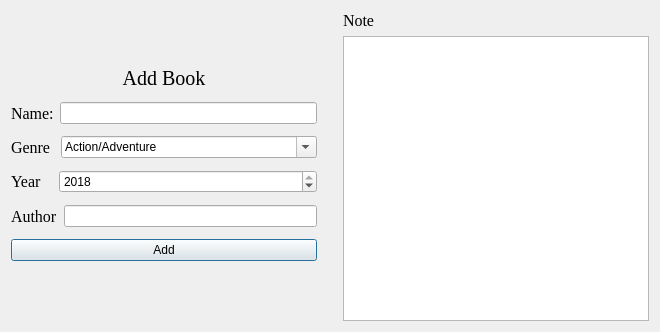
<?xml version="1.0" encoding="UTF-8"?>
<ui version="4.0">
 <class>addBook</class>
 <widget class="QDialog" name="addBook">
  <property name="windowModality">
   <enum>Qt::WindowModal</enum>
  </property>
  <property name="geometry">
   <rect>
    <x>0</x>
    <y>0</y>
    <width>660</width>
    <height>332</height>
   </rect>
  </property>
  <property name="windowTitle">
   <string>Add Book</string>
  </property>
  <layout class="QGridLayout" name="gridLayout_2">
   <item row="0" column="0">
    <layout class="QGridLayout" name="gridLayout">
     <item row="0" column="0">
      <layout class="QVBoxLayout" name="verticalLayout">
       <property name="topMargin">
        <number>50</number>
       </property>
       <property name="bottomMargin">
        <number>50</number>
       </property>
       <item>
        <widget class="QLabel" name="label_Add">
         <property name="sizePolicy">
          <sizepolicy hsizetype="Preferred" vsizetype="Fixed">
           <horstretch>0</horstretch>
           <verstretch>0</verstretch>
          </sizepolicy>
         </property>
         <property name="font">
          <font>
           <family>Times New Roman</family>
           <pointsize>15</pointsize>
           <italic>false</italic>
           <strikeout>false</strikeout>
          </font>
         </property>
         <property name="text">
          <string>Add Book</string>
         </property>
         <property name="alignment">
          <set>Qt::AlignCenter</set>
         </property>
        </widget>
       </item>
       <item>
        <layout class="QHBoxLayout" name="nameLayout">
         <property name="spacing">
          <number>6</number>
         </property>
         <property name="topMargin">
          <number>0</number>
         </property>
         <item>
          <widget class="QLabel" name="label_bookName">
           <property name="font">
            <font>
             <family>Times New Roman</family>
             <pointsize>12</pointsize>
            </font>
           </property>
           <property name="text">
            <string>Name:</string>
           </property>
          </widget>
         </item>
         <item>
          <widget class="QLineEdit" name="nameInput"/>
         </item>
        </layout>
       </item>
       <item>
        <layout class="QHBoxLayout" name="genreLayout">
         <item>
          <widget class="QLabel" name="label_bookGenre">
           <property name="font">
            <font>
             <family>Times New Roman</family>
             <pointsize>12</pointsize>
            </font>
           </property>
           <property name="text">
            <string>Genre </string>
           </property>
          </widget>
         </item>
         <item>
          <widget class="QComboBox" name="genreInput">
           <property name="sizePolicy">
            <sizepolicy hsizetype="MinimumExpanding" vsizetype="Fixed">
             <horstretch>0</horstretch>
             <verstretch>0</verstretch>
            </sizepolicy>
           </property>
           <property name="editable">
            <bool>true</bool>
           </property>
           <property name="currentIndex">
            <number>0</number>
           </property>
           <item>
            <property name="text">
             <string>Action/Adventure</string>
            </property>
           </item>
           <item>
            <property name="text">
             <string>Fantasy</string>
            </property>
           </item>
           <item>
            <property name="text">
             <string>Drama</string>
            </property>
           </item>
           <item>
            <property name="text">
             <string>Mystery</string>
            </property>
           </item>
           <item>
            <property name="text">
             <string>Science Fiction</string>
            </property>
           </item>
           <item>
            <property name="text">
             <string>History</string>
            </property>
           </item>
           <item>
            <property name="text">
             <string>Science</string>
            </property>
           </item>
          </widget>
         </item>
        </layout>
       </item>
       <item>
        <layout class="QHBoxLayout" name="yearLayout">
         <item>
          <widget class="QLabel" name="label_bookYear">
           <property name="sizePolicy">
            <sizepolicy hsizetype="Maximum" vsizetype="Preferred">
             <horstretch>0</horstretch>
             <verstretch>0</verstretch>
            </sizepolicy>
           </property>
           <property name="font">
            <font>
             <family>Times New Roman</family>
             <pointsize>12</pointsize>
            </font>
           </property>
           <property name="text">
            <string>Year   </string>
           </property>
          </widget>
         </item>
         <item>
          <widget class="QSpinBox" name="yearInput">
           <property name="sizePolicy">
            <sizepolicy hsizetype="Preferred" vsizetype="Fixed">
             <horstretch>0</horstretch>
             <verstretch>0</verstretch>
            </sizepolicy>
           </property>
           <property name="minimum">
            <number>1760</number>
           </property>
           <property name="maximum">
            <number>2018</number>
           </property>
           <property name="value">
            <number>2018</number>
           </property>
          </widget>
         </item>
        </layout>
       </item>
       <item>
        <layout class="QHBoxLayout" name="authorLayout">
         <item>
          <widget class="QLabel" name="label_Author">
           <property name="font">
            <font>
             <family>Times New Roman</family>
             <pointsize>12</pointsize>
            </font>
           </property>
           <property name="text">
            <string>Author</string>
           </property>
          </widget>
         </item>
         <item>
          <widget class="QLineEdit" name="authorInput"/>
         </item>
        </layout>
       </item>
       <item>
        <widget class="QPushButton" name="addButton">
         <property name="sizePolicy">
          <sizepolicy hsizetype="Preferred" vsizetype="Fixed">
           <horstretch>0</horstretch>
           <verstretch>0</verstretch>
          </sizepolicy>
         </property>
         <property name="text">
          <string>Add</string>
         </property>
        </widget>
       </item>
      </layout>
     </item>
     <item row="0" column="1">
      <spacer name="horizontalSpacer">
       <property name="orientation">
        <enum>Qt::Horizontal</enum>
       </property>
       <property name="sizeType">
        <enum>QSizePolicy::Fixed</enum>
       </property>
       <property name="sizeHint" stdset="0">
        <size>
         <width>20</width>
         <height>20</height>
        </size>
       </property>
      </spacer>
     </item>
     <item row="0" column="2">
      <layout class="QVBoxLayout" name="verticalLayout_2">
       <item>
        <widget class="QLabel" name="label_Note">
         <property name="font">
          <font>
           <family>Times New Roman</family>
           <pointsize>12</pointsize>
          </font>
         </property>
         <property name="text">
          <string>Note</string>
         </property>
        </widget>
       </item>
       <item>
        <widget class="QTextEdit" name="noteInput"/>
       </item>
      </layout>
     </item>
    </layout>
   </item>
  </layout>
 </widget>
 <resources/>
 <connections/>
</ui>
